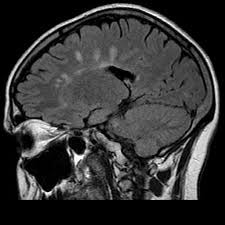
#> input picture Brain Tumor Detection/brain_tumor/Training/no_tumor/image (10).jpg, 225 x 225 px; its folder holds only this picture in this run
$ jupyter execute --allow-errors Brain_Tumor.ipynb
#> lines starting #> are read from the running program, lines starting #| are printed output that depends on the picture; long printed decimals are rounded
### Load Modules

[cell 1]
import numpy as np
import pandas as pd
import matplotlib.pyplot as plt
from sklearn.model_selection import train_test_split
from sklearn.metrics import accuracy_score

### Prepare/collect data

[cell 2]
import os

path = os.listdir('brain_tumor/Training/')
classes = {'no_tumor':0, 'pituitary_tumor':1}

[cell 3]
import cv2
X = []
Y = []
for cls in classes:
    pth = 'brain_tumor/Training/'+cls
    for j in os.listdir(pth):
        img = cv2.imread(pth+'/'+j, 0)
#> img is the input picture: shape (225, 225); min 0, max 255, mean 53.6
        img = cv2.resize(img, (200,200))
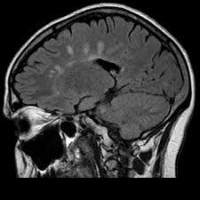
#> img: shape (200, 200); min 0, max 254, mean 53.5
        X.append(img)
        Y.append(classes[cls])
#> pass 2 of the loop `for cls in classes:`:
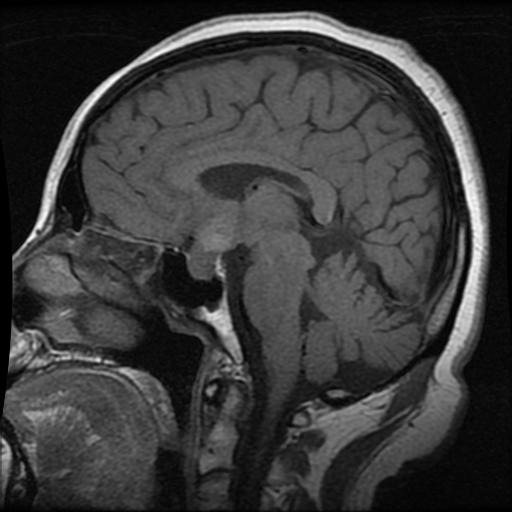
#> input picture Brain Tumor Detection/brain_tumor/Training/pituitary_tumor/p (140).jpg, 512 x 512 px
#> img is the input picture: shape (512, 512); min 0, max 255, mean 58.1
#> `img = cv2.resize(img, (200,200))`:
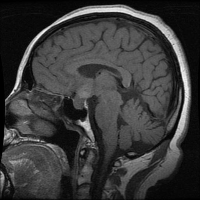
#> img: shape (200, 200); min 0, max 246, mean 58

[cell 4]
X = np.array(X)
Y = np.array(Y)

X_updated = X.reshape(len(X), -1)

[cell 5]
np.unique(Y)

[cell 6]
pd.Series(Y).value_counts()

[cell 7]
X.shape, X_updated.shape
#> Out = ((2, 200, 200), (2, 40000))

### Visualize data

[cell 8]
plt.imshow(X[0], cmap='gray')

### Prepare data

[cell 9]
X_updated = X.reshape(len(X), -1)
X_updated.shape
#> Out = (2, 40000)

### Split Data

[cell 10]
xtrain, xtest, ytrain, ytest = train_test_split(X_updated, Y, random_state=10,
                                               test_size=.20)
#> ytrain = [1]; ytest = [0]

[cell 11]
xtrain.shape, xtest.shape
#> Out = ((1, 40000), (1, 40000))

### Feature Scaling

[cell 12]
print(xtrain.max(), xtrain.min())
#| 246 0
print(xtest.max(), xtest.min())
#| 254 0
xtrain = xtrain/255
xtest = xtest/255
print(xtrain.max(), xtrain.min())
#| 0.9647 0.0
print(xtest.max(), xtest.min())
#| 0.9961 0.0

### Feature Selection: PCA

[cell 13]
from sklearn.decomposition import PCA

[cell 14]
print(xtrain.shape, xtest.shape)
#| (1, 40000) (1, 40000)
